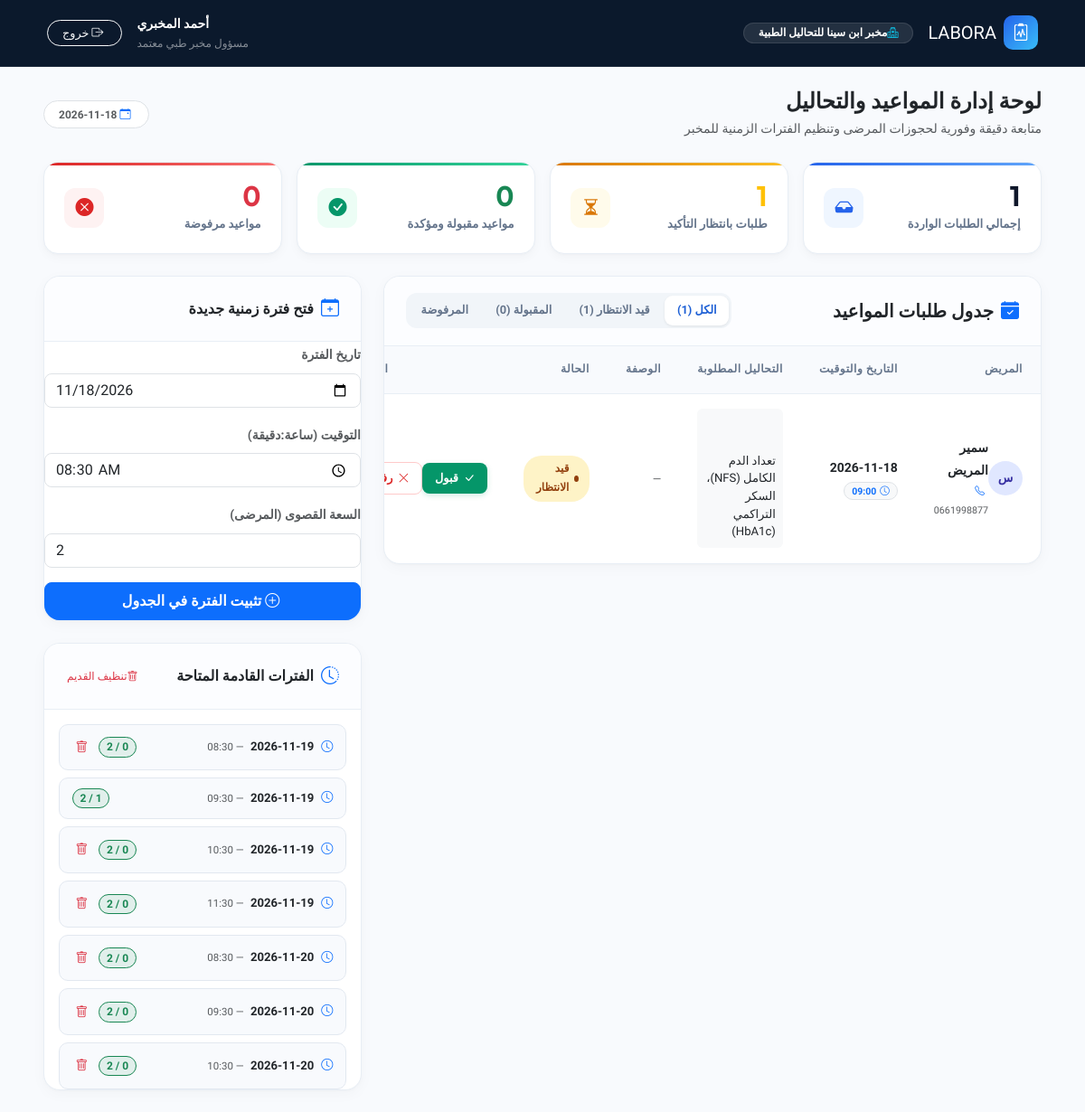
The page /lab/dashboard.php (signed in) on the database its author committed.
### tables this page shows
CREATE TABLE `laboratories` (
  `id` INT AUTO_INCREMENT PRIMARY KEY,
  `name` VARCHAR(191) NOT NULL,
  `city` VARCHAR(100) NOT NULL,
  `address` VARCHAR(255) NOT NULL,
  `phone` VARCHAR(30) NOT NULL,
  `manager_id` INT NULL,
  `status` ENUM('active', 'inactive') NOT NULL DEFAULT 'active',
  FOREIGN KEY (`manager_id`) REFERENCES `users`(`id`) ON DELETE SET NULL
);

CREATE TABLE `appointments` (
  `id` INT AUTO_INCREMENT PRIMARY KEY,
  `patient_id` INT NOT NULL,
  `laboratory_id` INT NOT NULL,
  `slot_id` INT NOT NULL,
  `appointment_date` DATE NOT NULL,
  `appointment_time` TIME NOT NULL,
  `analyses_text` TEXT NOT NULL,
  `prescription_file` VARCHAR(255) DEFAULT NULL,
  `notes` TEXT DEFAULT NULL,
  `status` ENUM('pending', 'accepted', 'rejected', 'cancelled') NOT NULL DEFAULT 'pending',
  `rejection_reason` VARCHAR(255) DEFAULT NULL,
  `created_at` TIMESTAMP DEFAULT CURRENT_TIMESTAMP,
  FOREIGN KEY (`patient_id`) REFERENCES `users`(`id`) ON DELETE CASCADE,
  FOREIGN KEY (`laboratory_id`) REFERENCES `laboratories`(`id`) ON DELETE CASCADE,
  FOREIGN KEY (`slot_id`) REFERENCES `availability_slots`(`id`) ON DELETE RESTRICT
);

CREATE TABLE `users` (
  `id` INT AUTO_INCREMENT PRIMARY KEY,
  `first_name` VARCHAR(100) NOT NULL,
  `last_name` VARCHAR(100) NOT NULL,
  `email` VARCHAR(191) NOT NULL UNIQUE,
  `phone` VARCHAR(20) DEFAULT NULL,
  `password_hash` VARCHAR(255) NOT NULL,
  `role` ENUM('patient', 'lab_manager', 'admin') NOT NULL DEFAULT 'patient',
  `created_at` TIMESTAMP DEFAULT CURRENT_TIMESTAMP
);

CREATE TABLE `availability_slots` (
  `id` INT AUTO_INCREMENT PRIMARY KEY,
  `laboratory_id` INT NOT NULL,
  `slot_date` DATE NOT NULL,
  `slot_time` TIME NOT NULL,
  `max_bookings` INT NOT NULL DEFAULT 2,
  `current_bookings` INT NOT NULL DEFAULT 0,
  `status` ENUM('available', 'full', 'blocked') NOT NULL DEFAULT 'available',
  UNIQUE KEY `uniq_lab_slot` (`laboratory_id`, `slot_date`, `slot_time`),
  FOREIGN KEY (`laboratory_id`) REFERENCES `laboratories`(`id`) ON DELETE CASCADE
);

### lab/dashboard.php (the view, shortened to what the rows shown need)
<?php
require_once dirname(__DIR__) . '/config.php';
$lab_id = currentLabId();
$lStmt = $conn->prepare("SELECT * FROM laboratories WHERE id = :lid LIMIT 1");
$lStmt->execute([':lid' => $lab_id]);
$lab = $lStmt->fetch();
try {
    $conn->prepare("DELETE FROM availability_slots WHERE laboratory_id = :lid AND slot_date < CURDATE() AND current_bookings = 0")->execute([':lid' => $lab_id]);
} catch (Exception $e) {}
$sql = "
    SELECT a.*, u.first_name, u.last_name, u.phone AS patient_phone, u.email AS patient_email
    FROM appointments a
    JOIN users u ON u.id = a.patient_id
    WHERE a.laboratory_id = :lid
";
$params = [':lid' => $lab_id];
$sql .= " ORDER BY a.appointment_date DESC, a.appointment_time DESC";
$aStmt = $conn->prepare($sql);
$aStmt->execute($params);
$appointments = $aStmt->fetchAll();
$slotsStmt = $conn->prepare("
    SELECT * FROM availability_slots
    WHERE laboratory_id = :lid AND slot_date >= CURDATE()
    ORDER BY slot_date ASC, slot_time ASC
    LIMIT 30
");
$slotsStmt->execute([':lid' => $lab_id]);
$slots = $slotsStmt->fetchAll();
?>
<!DOCTYPE html>
<html lang="ar" dir="rtl">
<head>
  <link rel="stylesheet" href="https://cdn.jsdelivr.net/npm/bootstrap@5.3.2/dist/css/bootstrap.rtl.min.css">
  <link rel="stylesheet" href="<?= BASE_URL ?>assets/vendor/bootstrap-icons/bootstrap-icons.css">
  <link rel="stylesheet" href="<?= BASE_URL ?>assets/css/labora.css">
</head>
<body>
<header class="dash-navbar">
  <div class="container-fluid px-lg-4 d-flex justify-content-between align-items-center">
    <div class="d-flex align-items-center gap-3">
      <a href="<?= BASE_URL ?>lab/dashboard.php" class="text-white text-decoration-none d-flex align-items-center gap-2">
        <span class="dash-brand-icon"><i class="bi bi-clipboard2-pulse"></i></span>
        <span class="fw-900 fs-5 tracking-tight">LABORA</span>
      </a>
      <span class="badge bg-white bg-opacity-10 text-white border border-white border-opacity-10 px-3 py-1.5 rounded-pill fw-600 fs-7 d-none d-sm-inline-flex align-items-center gap-1.5">
        <i class="bi bi-hospital text-info"></i>
        <?= h($lab['name'] ?? 'مخبر التحاليل الطبية') ?>
      </span>
    </div>
  </div>
</header>
<main class="container-fluid px-lg-5 py-4">
  <div class="row g-4">
    <div class="col-xl-8 col-lg-7">
      <div class="panel-card">
        <div class="p-0">
          <?php if (empty($appointments)): ?>
            <div class="text-center py-5 text-muted">
              <div class="mb-3">
                <i class="bi bi-inbox text-secondary" style="font-size: 3rem; opacity: 0.4;"></i>
              </div>
              <h6 class="fw-bold text-dark">لا توجد طلبات مواعيد ضمن هذه الفئة</h6>
              <p class="small text-muted mb-0">ستظهر المواعيد الجديدة فور إرسال المرضى لطلباتهم.</p>
            </div>
          <?php else: ?>
            <div class="table-responsive">
              <table class="modern-table align-middle">
                <thead>
                  <tr>
                    <th>المريض</th>
                    <th>التاريخ والتوقيت</th>
                    <th>التحاليل المطلوبة</th>
                    <th>الوصفة</th>
                    <th>الحالة</th>
                    <th style="min-width: 140px; text-align: left;">الإجراء</th>
                  </tr>
                </thead>
                <tbody>
                  <?php foreach ($appointments as $apt):
                    $patientInitials = mb_substr($apt['first_name'] ?? 'م', 0, 1, 'UTF-8');
                  ?>
                    <tr>
                      <td>
                        <div class="d-flex align-items-center gap-2.5">
                          <div class="patient-avatar"><?= h($patientInitials) ?></div>
                          <div>
                            <div class="fw-bold text-dark"><?= h($apt['first_name'] . ' ' . $apt['last_name']) ?></div>
                            <div class="small text-muted" dir="ltr" style="text-align:right;">
                              <a href="tel:<?= h($apt['patient_phone']) ?>" class="text-decoration-none text-muted small">
                                <i class="bi bi-telephone ms-1 text-primary"></i><?= h($apt['patient_phone'] ?: '—') ?>
                              </a>
                            </div>
                          </div>
                        </div>
                      </td>
                      <td>
                        <div class="fw-bold text-dark" style="font-size:0.875rem;">
                          <?= h($apt['appointment_date']) ?>
                        </div>
                        <span class="badge bg-light text-primary border px-2 py-0.5 rounded-pill small">
                          <i class="bi bi-clock me-1"></i><?= substr($apt['appointment_time'], 0, 5) ?>
                        </span>
                      </td>
                      <td>
                        <div class="p-2 bg-light rounded text-dark small" style="max-width: 240px; white-space: pre-wrap; font-size:0.82rem; line-height:1.5;">
                        </div>
                      </td>
                      <td>
                        <?php if (!empty($apt['prescription_file'])): ?>
                          <a href="<?= BASE_URL ?>view_prescription.php?file=<?= urlencode($apt['prescription_file']) ?>"
                             target="_blank" class="btn btn-sm btn-outline-primary py-1 px-2 rounded-pill small fw-bold">
                            <i class="bi bi-paperclip me-1"></i> معاينة
                          </a>
                        <?php else: ?>
                          <span class="text-muted small">—</span>
                        <?php endif; ?>
                      </td>
                      <td>
                        <span class="status-tag <?= h($apt['status']) ?>">
                          <?php if ($apt['status'] === 'pending'): ?>
                            <span class="pulse-dot"></span>
                          <?php endif; ?>
                          <?= match ($apt['status']) {
                            'pending'   => 'قيد الانتظار',
                            'accepted'  => 'مقبول',
                            'rejected'  => 'مرفوض',
                            'cancelled' => 'ملغى',
                            default     => $apt['status']
                          } ?>
                        </span>
                      </td>
                      <td style="text-align: left;">
                        <?php if ($apt['status'] === 'pending'): ?>
                          <div class="d-flex align-items-center gap-1.5 justify-content-end">
                            <form method="POST" action="<?= BASE_URL ?>actions/update_status.php" class="d-inline">
                              <button type="submit" class="btn-action-accept" title="قبول وتأكيد الموعد">
                                <i class="bi bi-check-lg"></i> قبول
                              </button>
                            </form>
                            <form method="POST" action="<?= BASE_URL ?>actions/update_status.php" class="d-inline" onsubmit="return confirmReject(this);">
                              <button type="submit" class="btn-action-reject" title="رفض الموعد">
                                <i class="bi bi-x-lg"></i> رفض
                              </button>
                            </form>
                          </div>
                        <?php else: ?>
                          <span class="text-muted small" style="font-size:0.8rem;">
                            <i class="bi bi-check-all text-success ms-1"></i>معالج
                          </span>
                        <?php endif; ?>
                      </td>
                    </tr>
                  <?php endforeach; ?>
                </tbody>
              </table>
            </div>
          <?php endif; ?>
        </div>
      </div>
    </div>
    <div class="col-xl-4 col-lg-5">
      <div class="panel-card">
        <div class="p-3" style="max-height: 420px; overflow-y: auto;">
          <?php if (empty($slots)): ?>
            <div class="text-center py-4 text-muted small">
              <i class="bi bi-calendar-x fs-3 d-block mb-2 text-secondary opacity-50"></i>
              لا توجد فترات قادمة مسجلة حالياً.<br>
              يمكنك إضافة فترات جديدة أعلاه.
            </div>
          <?php else: ?>
            <div class="d-flex flex-column gap-2">
              <?php foreach ($slots as $sl): ?>
                <div class="slot-item">
                  <div class="d-flex align-items-center gap-2">
                    <i class="bi bi-clock text-primary"></i>
                    <div>
                      <strong class="text-dark"><?= h($sl['slot_date']) ?></strong>
                      <span class="text-muted ms-1 small">— <?= substr($sl['slot_time'], 0, 5) ?></span>
                    </div>
                  </div>
                  <div class="d-flex align-items-center gap-2">
                    <span class="badge rounded-pill <?= (int)$sl['current_bookings'] >= (int)$sl['max_bookings'] ? 'bg-danger' : 'bg-success bg-opacity-10 text-success border border-success' ?>" style="font-size:0.75rem;">
                      <?= (int)$sl['current_bookings'] ?> / <?= (int)$sl['max_bookings'] ?>
                    </span>
                    <?php if ((int)$sl['current_bookings'] === 0): ?>
                      <form method="POST" action="" onsubmit="return confirm('حذف هذه الفترة الزمنية؟');" class="d-inline m-0">
                        <button type="submit" class="btn btn-sm btn-outline-danger p-1 border-0 rounded-circle" title="حذف الفترة">
                          <i class="bi bi-trash" style="font-size:0.85rem;"></i>
                        </button>
                      </form>
                    <?php endif; ?>
                  </div>
                </div>
              <?php endforeach; ?>
            </div>
          <?php endif; ?>
        </div>
      </div>
    </div>
  </div>
</main>
</body>
</html>

### rows shown on the page
laboratories: name "مخبر ابن سينا للتحاليل الطبية"
appointments: patient.first_name "س", patient.last_name "سمير المريض", patient.phone "0661998877", appointment_date "2026-11-18", appointment_time "09:00", status "قيد الانتظار"
availability_slots: slot_date "2026-11-19", slot_time "08:30", current_bookings "0", max_bookings "2"
availability_slots: slot_date "2026-11-19", slot_time "09:30", current_bookings "1", max_bookings "2"
availability_slots: slot_date "2026-11-19", slot_time "10:30", current_bookings "0", max_bookings "2"
availability_slots: slot_date "2026-11-19", slot_time "11:30", current_bookings "0", max_bookings "2"
availability_slots: slot_date "2026-11-20", slot_time "08:30", current_bookings "0", max_bookings "2"
availability_slots: slot_date "2026-11-20", slot_time "09:30", current_bookings "0", max_bookings "2"
availability_slots: slot_date "2026-11-20", slot_time "10:30", current_bookings "0", max_bookings "2"

### other values the page prints
currentUserName() "أحمد المخبري"
$stats['total'] "1"
$stats['pending_cnt'] "1"
$stats['accepted_cnt'] "0"
$stats['rejected_cnt'] "0"
